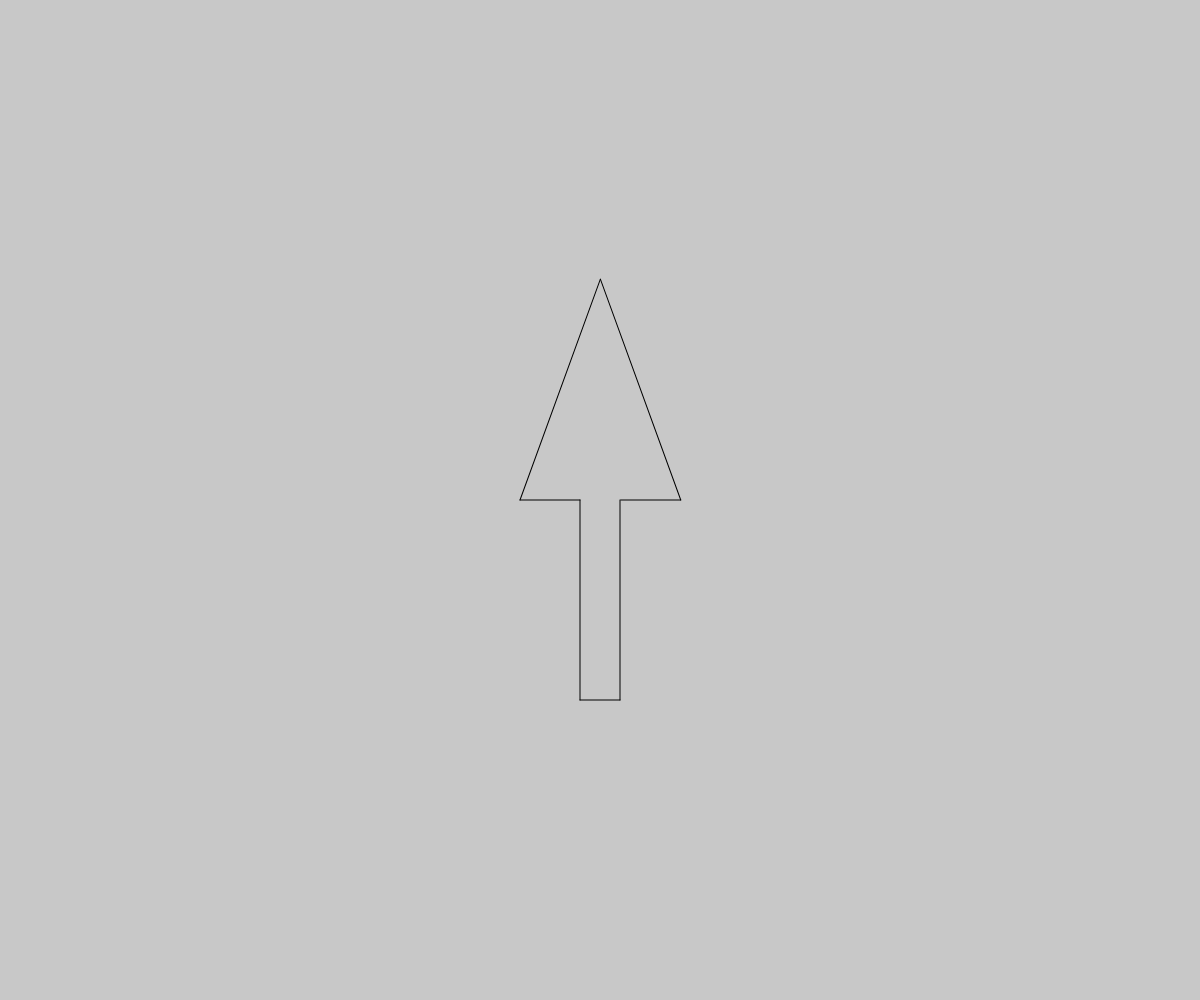
Frame 1 (no input)
Frame 60 (no input): identical to frame 1, image omitted
Frame 120 (the mouse pressed at the canvas centre since frame 60): identical to frame 1, image omitted

The p5.js sketch that drew this single still picture (run headless with seeded random() and noise() and a simulated clock; from frame 60 on, the mouse is pressed at the canvas centre):

// p5.js sketch
// ── sketch.js
function setup() {
  createCanvas(window.innerWidth, window.innerHeight);
}

function draw() {
  initialize();

  // tree base
  turnLeft(90);
  forward(20);
  turnRight(90);
  trace(200);
  turnRight(90);
  trace(40);
  turnRight(90);
  trace(200);

  // tree leaves
  turnLeft(90);
  trace(60);
  turnRight(110);
  trace(235);
  turnRight(140);
  trace(235);
  turnRight(110);
  trace(60);

  // plotStartEnd();
}

function initialize() {
  // colors
  background(200);
  stroke(0);
  strokeWeight(1);

  // centering
  push();
  translate(width / 2, height / 2);
}

function plotStartEnd() {
  // ending point
  stroke(0, 0, 255);
  strokeWeight(5);
  point(0, 0);
  pop();

  // starting point
  push();
  translate(width / 2, height / 2);
  stroke(255, 0, 0);
  strokeWeight(5);
  point(0, 0);
  pop();
}

function forward(distance) {
  translate(0, distance);
}

function trace(distance) {
  line(0, 0, 0, distance);
  translate(0, distance);
}

function turnRight(angle) {
  rotate(radians(angle));
}

function turnLeft(angle) {
  rotate(radians(-angle));
}
